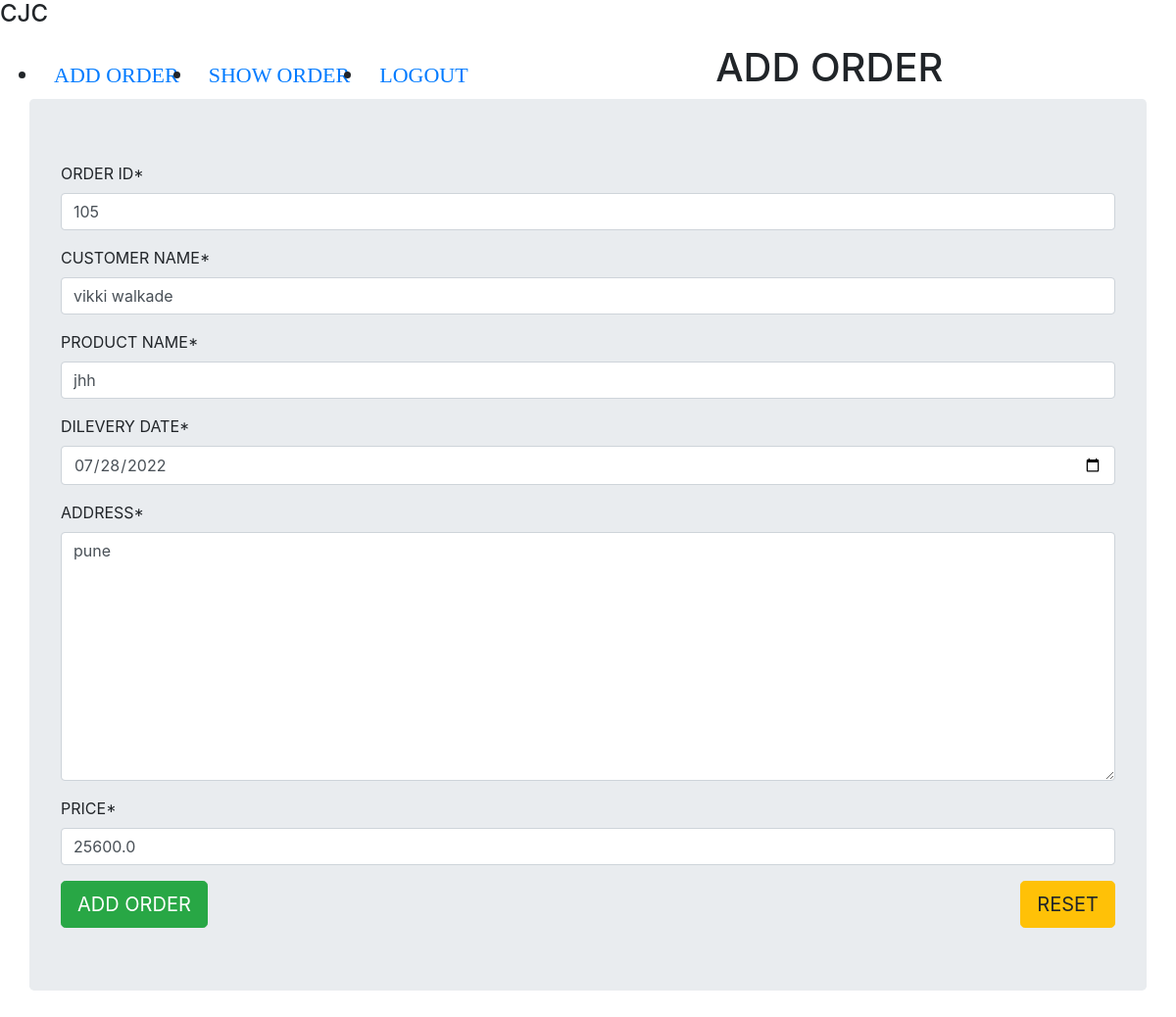
/a1/uv/8/ (signed in), run on the app's committed database.
### CRUD_APP/models.py (models this page shows)
class Order(models.Model):
    o_id = models.IntegerField()
    name = models.CharField(max_length=60)
    product = models.CharField(max_length=60)
    d_Date = models.DateField()
    add = models.CharField(max_length=60)
    price = models.FloatField()

### CRUD_APP/views.py (the view)
# urls.py: path('uv/<int:pk>/', updateOrder, name='update_url'),
def updateOrder(request, pk):
    obj = Order.objects.get(id = pk)
    form = OrdeerForm(instance = obj)
    template_name = 'CRUD_APP/add.html'
    if request.method == 'POST':
        form = OrdeerForm(request.POST)
        if form.is_valid():
            form.save()
            return redirect('show_url')
    context = {'form':form}
    return render(request,template_name,context)

### CRUD_APP/forms.py
class OrdeerForm(forms.ModelForm):
    class Meta:
        model = Order
        fields = '__all__'
        widgets = {
            'd_Date': forms.DateInput(attrs={
                'type':'date'
            }),
            'add': forms.Textarea(attrs={
                'placeholder':'karve nagar'
            })
        }
        labels = {
            'o_id':'ORDER ID',
            'name':'CUSTOMER NAME',
            'product':'PRODUCT NAME',
            'd_Date':'DILEVERY DATE',
            'add':'ADDRESS',
            'price':'PRICE'
        }

### templates/CRUD_APP/add.html (shortened to what this page needs)
{% extends 'base.html' %}
{% load crispy_forms_tags %}
    {% block content %}
    <center><h1>ADD ORDER</h1></center>
    <div class="container jumbotron">
    <form method="post">
        {{form|crispy}}
        <input type="submit" value="ADD ORDER" class="btn btn-success btn-lg">
        <input type="reset" value="RESET" class="btn btn-warning btn-lg float-right">
    </form>
        </div>
    {% endblock %}

### data on the page
Order: o_id "105", name "vikki walkade", product "jhh", d_Date "07/28/2022", add "pune", price "25600.0"
